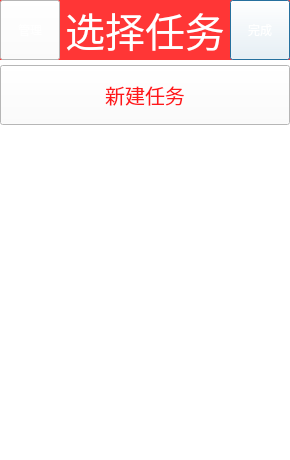
<?xml version="1.0" encoding="UTF-8"?>
<ui version="4.0">
 <class>currentTask</class>
 <widget class="QDialog" name="currentTask">
  <property name="geometry">
   <rect>
    <x>0</x>
    <y>0</y>
    <width>290</width>
    <height>460</height>
   </rect>
  </property>
  <property name="minimumSize">
   <size>
    <width>290</width>
    <height>460</height>
   </size>
  </property>
  <property name="maximumSize">
   <size>
    <width>290</width>
    <height>460</height>
   </size>
  </property>
  <property name="windowTitle">
   <string>Dialog</string>
  </property>
  <property name="styleSheet">
   <string notr="true">background-color: rgb(255, 255, 255);</string>
  </property>
  <widget class="QWidget" name="verticalWidget" native="true">
   <property name="geometry">
    <rect>
     <x>0</x>
     <y>0</y>
     <width>290</width>
     <height>60</height>
    </rect>
   </property>
   <property name="styleSheet">
    <string notr="true">background-color: rgb(255, 54, 52);</string>
   </property>
   <layout class="QVBoxLayout" name="verticalLayout"/>
  </widget>
  <widget class="QLabel" name="label">
   <property name="geometry">
    <rect>
     <x>45</x>
     <y>0</y>
     <width>200</width>
     <height>60</height>
    </rect>
   </property>
   <property name="minimumSize">
    <size>
     <width>200</width>
     <height>60</height>
    </size>
   </property>
   <property name="maximumSize">
    <size>
     <width>200</width>
     <height>60</height>
    </size>
   </property>
   <property name="font">
    <font>
     <family>Hiragino Sans GB</family>
     <pointsize>30</pointsize>
     <weight>50</weight>
     <italic>false</italic>
     <bold>false</bold>
    </font>
   </property>
   <property name="styleSheet">
    <string notr="true">font: 30pt &quot;Hiragino Sans GB&quot;;
background-color: rgb(255, 54, 54);</string>
   </property>
   <property name="text">
    <string>&lt;html&gt;&lt;head/&gt;&lt;body&gt;&lt;p&gt;&lt;span style=&quot; color:#ffffff;&quot;&gt;选择任务&lt;/span&gt;&lt;/p&gt;&lt;/body&gt;&lt;/html&gt;</string>
   </property>
   <property name="alignment">
    <set>Qt::AlignHCenter|Qt::AlignTop</set>
   </property>
  </widget>
  <widget class="QPushButton" name="pushButton">
   <property name="geometry">
    <rect>
     <x>230</x>
     <y>0</y>
     <width>60</width>
     <height>60</height>
    </rect>
   </property>
   <property name="styleSheet">
    <string notr="true">border-image: url(:/new/prefix1/buttonImage/btred.png);
color: rgb(255, 255, 255);
font: 13pt &quot;Microsoft YaHei&quot;;</string>
   </property>
   <property name="text">
    <string>完成</string>
   </property>
  </widget>
  <widget class="QPushButton" name="pushButton_2">
   <property name="geometry">
    <rect>
     <x>0</x>
     <y>0</y>
     <width>60</width>
     <height>60</height>
    </rect>
   </property>
   <property name="styleSheet">
    <string notr="true">border-image: url(:/new/prefix1/buttonImage/btred.png);
color: rgb(255, 255, 255);
font: 13pt &quot;Microsoft YaHei&quot;;</string>
   </property>
   <property name="text">
    <string>管理</string>
   </property>
  </widget>
  <widget class="QPushButton" name="pushButton_3">
   <property name="geometry">
    <rect>
     <x>0</x>
     <y>65</y>
     <width>290</width>
     <height>60</height>
    </rect>
   </property>
   <property name="minimumSize">
    <size>
     <width>290</width>
     <height>60</height>
    </size>
   </property>
   <property name="maximumSize">
    <size>
     <width>290</width>
     <height>60</height>
    </size>
   </property>
   <property name="font">
    <font>
     <pointsize>15</pointsize>
    </font>
   </property>
   <property name="styleSheet">
    <string notr="true">color: rgb(255, 24, 27);
border-image: url(:/new/prefix1/buttonImage/newtask.jpg);</string>
   </property>
   <property name="text">
    <string>新建任务</string>
   </property>
  </widget>
 </widget>
 <resources/>
 <connections/>
</ui>
